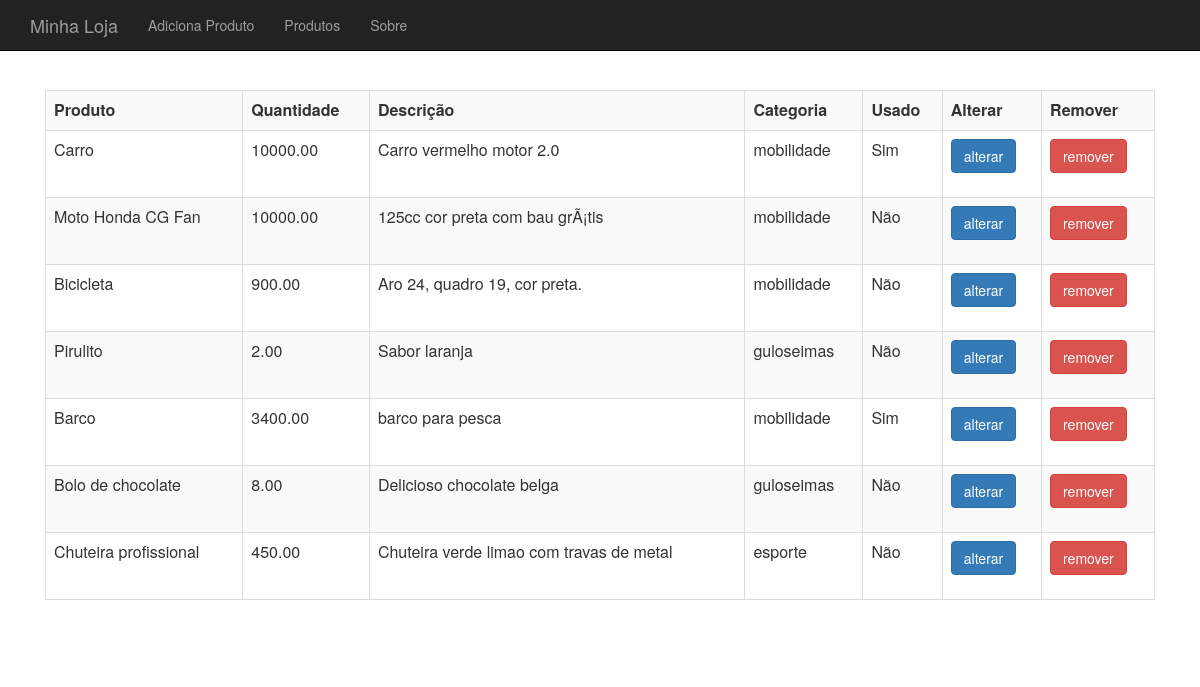
The app's page /produto-lista.php with its own data.
### tables this page shows
CREATE TABLE `produtos` (
  `id` int(11) NOT NULL,
  `nome` varchar(255) DEFAULT NULL,
  `preco` decimal(10,2) DEFAULT NULL,
  `descricao` text,
  `categoria_id` int(11) DEFAULT NULL,
  `usado` tinyint(1) DEFAULT '0'
);

CREATE TABLE `categorias` (
  `id` int(11) NOT NULL,
  `nome` varchar(255) DEFAULT NULL
);

### banco-produto.php (called while the page is built, shortened)
<?php
function listaProdutos($conexao) {
    $produtos = array();
    $resultado = mysqli_query($conexao, "select p.*,c.nome as categoria_nome from produtos as p join categorias as c on c.id=p.categoria_id");
    while($produto = mysqli_fetch_assoc($resultado)) {
        array_push($produtos, $produto);
    }
    return $produtos;
}

### produto-lista.php (the view, shortened to what this page needs)
<?php include("cabecalho.php");
include("conecta.php");
include("banco-produto.php"); ?>
<table class="table table-striped table-bordered">
<tr>
    <th>Produto</th>
    <th>Quantidade</th>
    <th>Descrição</th>
    <th>Categoria</th>
    <th>Usado</th>
    <th>Alterar</th>
    <th>Remover</th>
</tr>
    <?php
        $produtos = listaProdutos($conexao);
        foreach($produtos as $produto) : ?>
            <tr>
                <td><?=$produto['nome']?></td>
                <td><?=$produto['preco']?></td>
                <td><?=substr($produto['descricao'], 0, 40)?></td>
                <td><?=$produto['categoria_nome']?></td>
                <td><?=$produto['usado'] ? "Sim" : "Não"?></td>
                <td><a class="btn btn-primary" href="produto-altera-formulario.php?id=<?=$produto['id']?>">alterar</a></td>
                <td>
                    <form action="remove-produto.php" method="post">
                        <button class="btn btn-danger">remover</button>
                    </form>
                </td>
            </tr>
        <?php
        endforeach ?>
</table>
<?php include("rodape.php"); ?>

### cabecalho.php (shortened to what this page needs)
<html>
<head>
    <link href="css/bootstrap.css" rel="stylesheet" />
    <link href="css/loja.css" rel="stylesheet" />
</head>
<body>
    <div class="navbar navbar-inverse navbar-fixed-top">
        <div class="container">
            <div class="navbar-header">
                <a href="index.php" class="navbar-brand">Minha Loja</a>
            </div>
            <div>
                <ul class="nav navbar-nav">
                    <li><a href="produto-formulario.php">Adiciona Produto</a></li>
                    <li><a href="produto-lista.php">Produtos</a></li>
                    <li><a href="#">Sobre</a></li>
                </ul>
            </div>
        </div>
    </div>
    <div class="container">
        <div class="principal">

### rodape.php
        </div>
    </div>
</body>
</html>

### css/loja.css (style rules this page uses)
body { padding-top: 50px; }
.principal { padding: 40px 15px; text-align: center; }

### records on screen
produtos: nome "Carro", preco "10000.00", descricao "Carro vermelho motor 2.0", categoria.nome "mobilidade", usado "Sim"
produtos: nome "Moto Honda CG Fan", preco "10000.00", descricao "125cc cor preta com bau grÃ¡tis", categoria.nome "mobilidade", usado "Não"
produtos: nome "Bicicleta", preco "900.00", descricao "Aro 24, quadro 19, cor preta.", categoria.nome "mobilidade", usado "Não"
produtos: nome "Pirulito", preco "2.00", descricao "Sabor laranja", categoria.nome "guloseimas", usado "Não"
produtos: nome "Barco", preco "3400.00", descricao "barco para pesca", categoria.nome "mobilidade", usado "Sim"
produtos: nome "Bolo de chocolate", preco "8.00", descricao "Delicioso chocolate belga", categoria.nome "guloseimas", usado "Não"
produtos: nome "Chuteira profissional", preco "450.00", descricao "Chuteira verde limao com travas de metal", categoria.nome "esporte", usado "Não"
